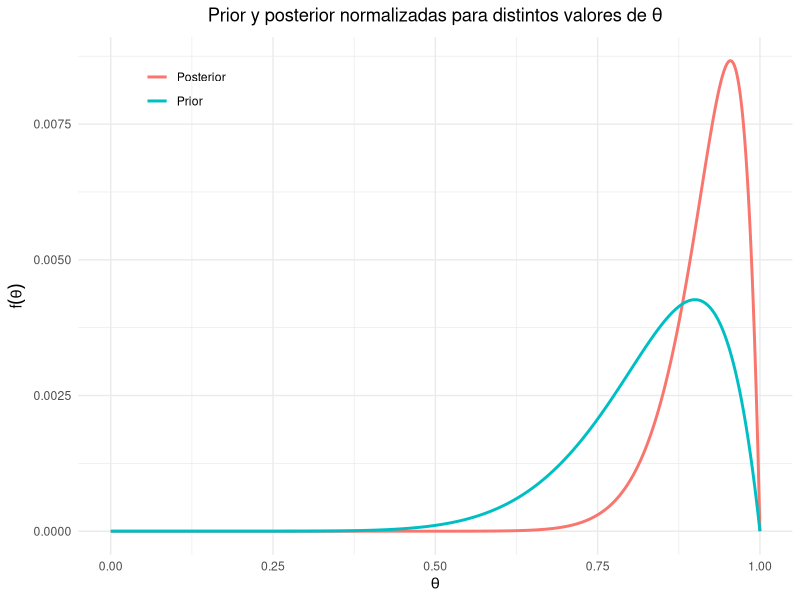
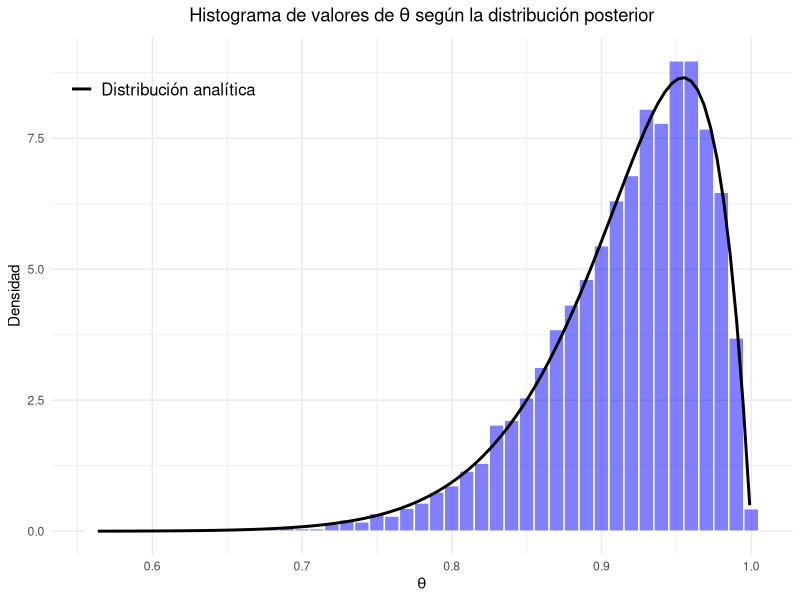
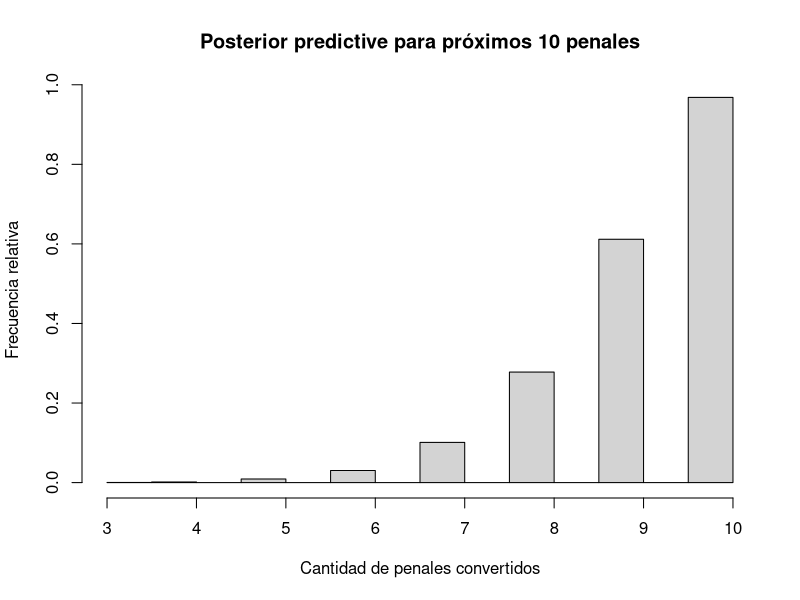

Reproduce these figures in R, in order.
## ---- chunk 1
knitr::opts_chunk$set(echo = FALSE, warning = FALSE, message = FALSE)
options(encoding = "UTF-8")
## ---- chunk 2
library(ggplot2)
library(dplyr)

alpha <- 10
beta <- 2
N <- 1000

n_tiros <- 12
n_aciertos <- 12

# Defino grilla de valores de theta entre 0 y 1
theta_grid <- seq(0, 1, length.out = N)

prior <- dbeta(theta_grid, alpha, beta)
likelihood <- dbinom(n_aciertos, n_tiros, theta_grid)
posterior <- likelihood * prior

prior_norm <- prior / sum(prior)
posterior_norm <- posterior / sum(posterior)

data <- data.frame(
  theta = theta_grid,
  prior = prior_norm,
  posterior = posterior_norm
)

# Grafico prior y posterior
ggplot(data, aes(x = theta)) +
  geom_line(aes(y = posterior, color = "Posterior"), linewidth = 1) +
  geom_line(aes(y = prior, color = "Prior"), linewidth = 1) +
  labs(title = expression("Prior y posterior normalizadas para distintos valores de" ~ theta),
       x = expression(theta),
       y = expression(f(theta))) +
  theme_minimal() +
  theme(plot.title = element_text(hjust = 0.5),
        legend.title = element_blank(),
        legend.position = c(0.15, 0.9))

## ---- chunk 3
library(dplyr)

num_samples <- 10000
theta_samples <- sample(data$theta, size = num_samples, prob = data$posterior, replace = TRUE)

ggplot(data.frame(x=theta_samples), aes(x=x)) +
  geom_histogram(aes(y=..density..), fill='blue', color='white', alpha=0.5, binwidth=0.01) +
  stat_function(fun = dbeta, args = list(22, 2), lwd=1, aes(linetype = "Distribución analítica")) +
  labs(title = expression("Histograma de valores de" ~ theta ~ "según la distribución posterior"),
       x = expression(theta),
       y = "Densidad") + 
  scale_linetype_manual(values = "solid") +
  theme_minimal() + 
  theme(plot.title = element_text(hjust = 0.5),
        legend.title = element_blank(),
        legend.position = c(0.15, 0.9),
        legend.text = element_text(size = 12))

## ---- chunk 4
set.seed(1)
N <- 10000

theta_samples <- sample(theta_grid, size=N, replace=TRUE, prob=posterior_norm)
resultados <- rbinom(N, 10, theta_samples)


hist(resultados, probability = T, main="Posterior predictive para próximos 10 penales",
     xlab="Cantidad de penales convertidos", ylab="Frecuencia relativa")

print(paste("Probabilidad estimada de convertir 8 o más penales:", mean(resultados >= 8)))
